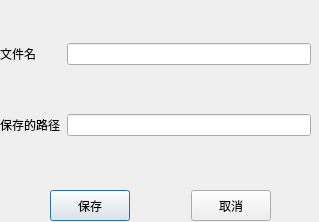
<?xml version="1.0" encoding="UTF-8"?>
<ui version="4.0">
 <class>FileBackup</class>
 <widget class="QDialog" name="FileBackup">
  <property name="geometry">
   <rect>
    <x>0</x>
    <y>0</y>
    <width>319</width>
    <height>222</height>
   </rect>
  </property>
  <property name="windowTitle">
   <string>文件备份</string>
  </property>
  <property name="windowIcon">
   <iconset theme="QIcon::ThemeIcon::EditCopy"/>
  </property>
  <widget class="QWidget" name="gridLayoutWidget">
   <property name="geometry">
    <rect>
     <x>0</x>
     <y>0</y>
     <width>311</width>
     <height>181</height>
    </rect>
   </property>
   <layout class="QGridLayout" name="gridLayout">
    <item row="0" column="0">
     <widget class="QLabel" name="label_name">
      <property name="text">
       <string>文件名</string>
      </property>
     </widget>
    </item>
    <item row="1" column="0">
     <widget class="QLabel" name="label_path">
      <property name="text">
       <string>保存的路径</string>
      </property>
     </widget>
    </item>
    <item row="0" column="1">
     <widget class="QLineEdit" name="edit_name">
      <property name="text">
       <string/>
      </property>
     </widget>
    </item>
    <item row="1" column="1">
     <widget class="QLineEdit" name="edit_path"/>
    </item>
   </layout>
  </widget>
  <widget class="QWidget" name="horizontalLayoutWidget">
   <property name="geometry">
    <rect>
     <x>50</x>
     <y>190</y>
     <width>221</width>
     <height>31</height>
    </rect>
   </property>
   <layout class="QHBoxLayout" name="horizontalLayout" stretch="0,2,1">
    <item>
     <widget class="QPushButton" name="save">
      <property name="sizePolicy">
       <sizepolicy hsizetype="Expanding" vsizetype="Preferred">
        <horstretch>0</horstretch>
        <verstretch>0</verstretch>
       </sizepolicy>
      </property>
      <property name="text">
       <string>保存</string>
      </property>
     </widget>
    </item>
    <item>
     <spacer name="horizontalSpacer">
      <property name="orientation">
       <enum>Qt::Orientation::Horizontal</enum>
      </property>
      <property name="sizeHint" stdset="0">
       <size>
        <width>40</width>
        <height>20</height>
       </size>
      </property>
     </spacer>
    </item>
    <item>
     <widget class="QPushButton" name="canle">
      <property name="sizePolicy">
       <sizepolicy hsizetype="Minimum" vsizetype="Preferred">
        <horstretch>0</horstretch>
        <verstretch>0</verstretch>
       </sizepolicy>
      </property>
      <property name="text">
       <string>取消</string>
      </property>
     </widget>
    </item>
   </layout>
  </widget>
 </widget>
 <resources/>
 <connections/>
</ui>
